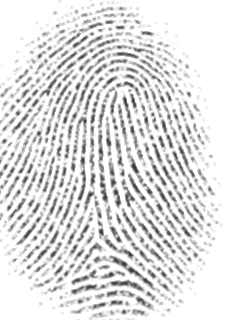
#> input picture Fingerprint/1.tif, 240 x 320 px; its folder holds only this picture in this run
$ python -i fingerprint_feature_extractor.py   (imports and definitions only)
#> lines starting #> are read from the running program, lines starting #| are printed output that depends on the picture; after the words box and inside, x2 and y2 are one past the last pixel; in counts of white or black regions, pixels touching at a corner belong together
#> further down, picture is the input picture: shape (320, 240, 3); min 54, max 255, mean 225
import numpy as np
import skimage.morphology
import math
import cv2

from skimage.morphology import convex_hull_image, erosion
from skimage.morphology import square

from Minutia.minutia_feature import MinutiaeFeature

class FingerprintFeatureExtractor(object):
    def __init__(self):
        self._mask = []
        self._skel = []
        self.minutiaeTerm = []
        self.minutiaeBif = []
        self._spuriousMinutiaeThresh = 10

    def setSpuriousMinutiaeThresh(self, spuriousMinutiaeThresh):
        self._spuriousMinutiaeThresh = spuriousMinutiaeThresh

    def __skeletonize(self, img):
        img = np.uint8(img > 128)
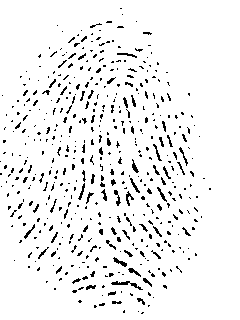
#> img: shape (320, 240, 3); values 0 (black) and 1 (white), 94% white; black in thin lines or dots, all inside (x1, y1, x2, y2) = (0, 8, 211, 314)
        self._skel = skimage.morphology.skeletonize(img)
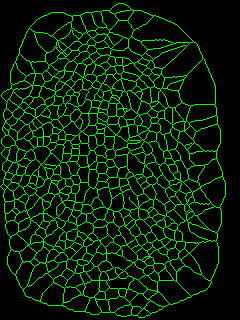
#> self._skel: shape (320, 240, 3) bool; mean of channels 0, 1, 2 0, 0.119, 0; drawn as B, G, R
        self._skel = np.uint8(self._skel) * 255
        self._mask = img * 255

    # [28 lines left out: function __computeAngle, not called in this run]

    def __getTerminationBifurcation(self):
        self._skel = self._skel == 255
#> (the run stopped early here; a loop or call above may not have finished)

$ run again, on Fingerprint/2.tif
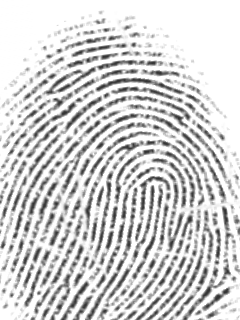
#> input picture Fingerprint/2.tif, 240 x 320 px
#> picture is the input picture: shape (320, 240, 3); min 52, max 255, mean 211.1
#> in __skeletonize, `img = np.uint8(img > 128)`:
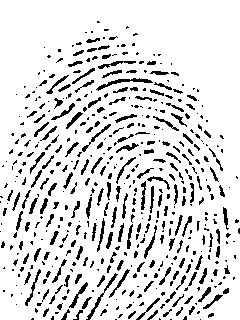
#> img: shape (320, 240, 3); values 0 (black) and 1 (white), 86.7% white; black in thin lines or dots
#> in __skeletonize, `self._skel = skimage.morphology.skeletonize(img)`:
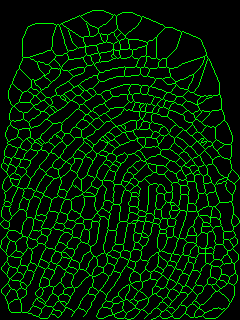
#> self._skel: shape (320, 240, 3) bool; mean of channels 0, 1, 2 0, 0.127, 0; drawn as B, G, R
#> self._mask: shape (320, 240, 3); 86.7% white; black in thin lines or dots

$ run again, on Fingerprint/3.tif
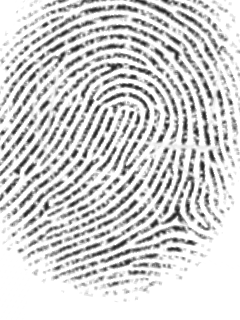
#> input picture Fingerprint/3.tif, 240 x 320 px
#> picture is the input picture: shape (320, 240, 3); min 37, max 255, mean 209.5
#> in __skeletonize, `img = np.uint8(img > 128)`:
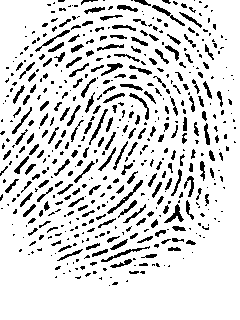
#> img: shape (320, 240, 3); values 0 (black) and 1 (white), 85.7% white; black in thin lines or dots, all inside (x1, y1, x2, y2) = (0, 0, 236, 286)
#> in __skeletonize, `self._skel = skimage.morphology.skeletonize(img)`:
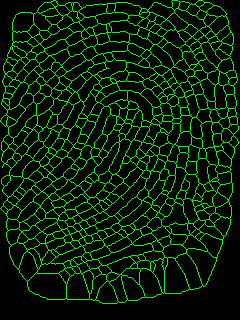
#> self._skel: shape (320, 240, 3) bool; mean of channels 0, 1, 2 0, 0.126, 0; drawn as B, G, R

$ run again, on Fingerprint/4.tif
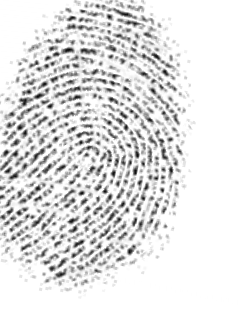
#> input picture Fingerprint/4.tif, 240 x 320 px
#> picture is the input picture: shape (320, 240, 3); min 10, max 255, mean 226.8
#> in __skeletonize, `img = np.uint8(img > 128)`:
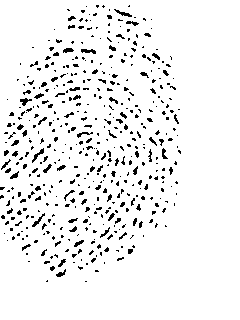
#> img: shape (320, 240, 3); values 0 (black) and 1 (white), 93.8% white; black in thin lines or dots, all inside (x1, y1, x2, y2) = (0, 5, 181, 282)
#> in __skeletonize, `self._skel = skimage.morphology.skeletonize(img)`:
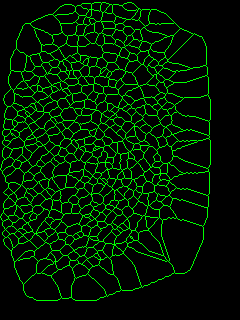
#> self._skel: shape (320, 240, 3) bool; mean of channels 0, 1, 2 0, 0.108, 0; drawn as B, G, R
